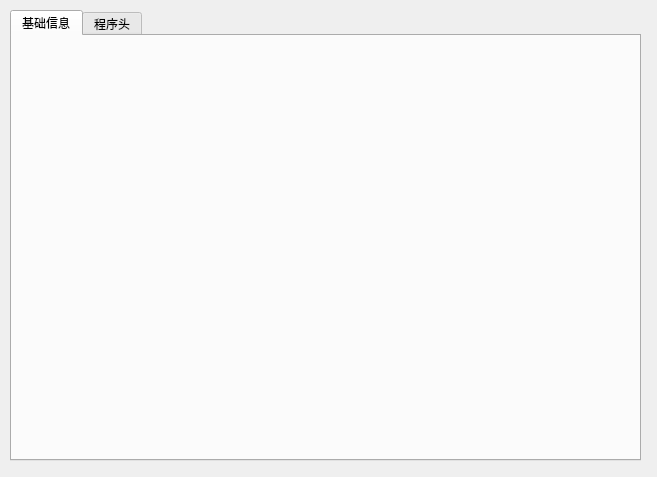
<?xml version="1.0" encoding="UTF-8"?>
<ui version="4.0">
 <class>elfdialog</class>
 <widget class="QDialog" name="elfdialog">
  <property name="geometry">
   <rect>
    <x>0</x>
    <y>0</y>
    <width>657</width>
    <height>477</height>
   </rect>
  </property>
  <property name="windowTitle">
   <string/>
  </property>
  <widget class="QWidget" name="verticalLayoutWidget">
   <property name="geometry">
    <rect>
     <x>10</x>
     <y>10</y>
     <width>631</width>
     <height>451</height>
    </rect>
   </property>
   <layout class="QVBoxLayout" name="verticalLayout">
    <item>
     <widget class="QTabWidget" name="infoWidget">
      <property name="currentIndex">
       <number>0</number>
      </property>
      <widget class="QWidget" name="tab_3">
       <attribute name="title">
        <string>基础信息</string>
       </attribute>
      </widget>
      <widget class="QWidget" name="tab_4">
       <attribute name="title">
        <string>程序头</string>
       </attribute>
      </widget>
     </widget>
    </item>
   </layout>
  </widget>
 </widget>
 <resources/>
 <connections/>
</ui>
